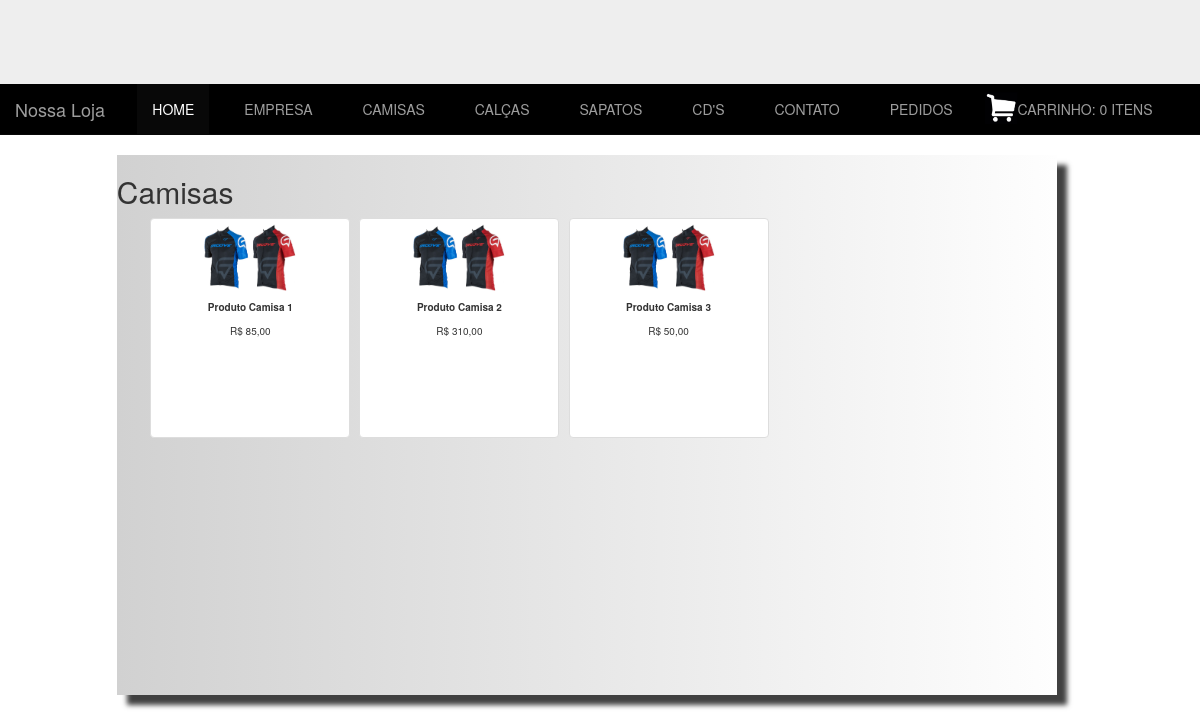
The app's page /categoria/ver/1 with its own data.
### tables this page shows
CREATE TABLE `categorias` (
  `idcategorias` int(11) NOT NULL AUTO_INCREMENT,
  `nome_categoria` varchar(45) NOT NULL,
  PRIMARY KEY (`idcategorias`)
);

CREATE TABLE `produtos` (
  `idprodutos` int(11) NOT NULL AUTO_INCREMENT,
  `nome` varchar(60) NOT NULL,
  `imagem` varchar(45) NOT NULL,
  `preco` double NOT NULL,
  `quantidade` int(11) NOT NULL,
  `descricao` text NOT NULL,
  `categoria_id` int(11) NOT NULL,
  PRIMARY KEY (`idprodutos`),
  KEY `fk_produtos_categorias_idx` (`categoria_id`) USING BTREE,
  CONSTRAINT `fk_produtos_categorias` FOREIGN KEY (`categoria_id`) REFERENCES `categorias` (`idcategorias`) ON DELETE NO ACTION ON UPDATE CASCADE
);

### core/Controller.php (called while the page is built, shortened)
<?php
class Controller {
    protected $db;
    public function __construct() {
        global $config;
        $this->db = new PDO("mysql:dbname=".$config['dbname'].";host=".$config['host'], $config['dbuser'], $config['dbpass']);
    }
    public function loadTemplate($viewName, $viewData = array()) {
        $sql = "Select * From categorias";
        $sql = $this->db->query($sql);
        $menu = array();
        if ($sql->rowCount() > 0) {
            $menu = $sql->fetchAll();
        } else {
            echo "Não Achou";
        }
        include 'views/template.php';
    }
    public function loadViewInTemplate($viewName, $viewData) {
        extract($viewData);
        include 'views/'.$viewName.'.php';
    }
}

### core/Core.php (called while the page is built, shortened)
<?php
class Core {
    public function run() {
        $url = explode('index.php', $_SERVER['PHP_SELF']);
        $url = end($url);
        $params = array();
        if (!empty($url)) {
            $url = explode('/', $url);
            array_shift($url);
            array_shift($url);
            if (isset($url[0])) {
                $currentAction = $url[0];
                array_shift($url);
            } else {
                $currentAction = 'index';
            }
            if (count($url) > 0) {
                $params = $url;
            }
        } else {
            $currentController = 'homeController';
            $currentAction = 'index';
        }
        $c = new $currentController();
        call_user_func_array(array($c, $currentAction), $params);
    }
}

### index.php (called while the page is built, shortened)
<?php
require 'config.php';
$core = new Core();
$core->run();

### config.php (called while the page is built, shortened)
<?php
$config = array();
if (ENVIRONMENT == 'development') {
    $config['dbname'] = 'sistema';
    $config['host'] = 'localhost';
    $config['dbuser'] = 'root';
    $config['dbpass'] = 'camelo69';
} else {
    $config['dbname'] = 'sistema';
    $config['host'] = 'localhost';
    $config['dbuser'] = 'root';
    $config['dbpass'] = 'camelo69';
}

### core/Model.php (called while the page is built, shortened)
<?php
class Model {
    public function __construct() {
        global $config;
        $this->db = new PDO("mysql:dbname=".$config['dbname'].";host=".$config['host'], $config['dbuser'], $config['dbpass']);
    }
}

### models/ProdutoModel.php (called while the page is built, shortened)
<?php
class ProdutoModel extends Model {
    public function listarCategoria($cat) {
        $sql = "Select * From produtos WHERE categoria_id = '$cat'";
        $sql = $this->db->query($sql);
        $produtos = array();
        if ($sql->rowCount() > 0) {
            $produtos = $sql->fetchAll();
        }
        return $produtos;
    }
}

### views/categoriaView.php (the view)
<aside class="row-fluid container container-mostra-categoria col-md-12 col-lg-12 col-sm-8 col-xs-12">
    <div class="row row-mostra-categoria">
    <h2><?php echo $categoria; ?></h2>
        <div class="col-xs-12 col-md-12 col-sm-12 div-prod-mostra">
        <?php foreach ($produtos as $produto): ?>
            <div class="thumbnail img-prod-categoria">
                <a href="/produto/ver/<?php echo $produto['idprodutos']; ?>" title="Clique para ver mais Detalhes">
                    <figure>
                        <img class="img-responsive center-block img-rounded tam-img-ver-categoria" src="/assets/images/produtos/<?php echo $produto['imagem']; ?>" />
                        <figcaption class="caption">
                            <p><strong><?php echo $produto['nome']; ?></strong></p>
                            <p><?php echo "R$ ".  number_format($produto['preco'], 2, ',', '.'); ?></p>
                        </figcaption>
                    </figure>
                </a>
            </div>
        <?php endforeach; ?>
        </div>
    </div>
</aside>

### views/template.php (shortened to what this page needs)
<!DOCTYPE html>
<html>
<head>
    <link rel="stylesheet" href="/assets/css/template.css" />
    <link rel="stylesheet" href="/assets/css/bootstrap.min.css" media="all" />
    <link rel="stylesheet" href="/assets/fonts/glyphicons-halflings-regular.ttf" media="all" />
</head>
<body>
<main>
    <header class="topo navbar-fixed-top">
    </header>
    <nav class="navbar nav navbar-inverse barra-nav nav-pills navbar-fixed-top" id="nav-menu">
        <div class="container-fluid">
          <div class="navbar-header">
            <a class="navbar-brand" href="/">Nossa Loja</a>
          </div>
          <div class="collapse navbar-collapse menu_loja" id="bs-example-navbar-collapse-1">
            <ul class="nav navbar-nav navbar-center">
                <li class="active"><a href="/">Home <span class="sr-only">(current)</span></a></li>
                <li><a href="/empresa">Empresa</a></li>
                <?php foreach($menu as $menuitem): ?>
                <li><a href="/categoria/ver/<?php echo $menuitem['idcategorias']; ?>"><?php echo $menuitem['nome_categoria']; ?></a></li>
                <?php endforeach; ?>
                <li><a href="/contato">Contato</a></li>
                <li><a href="/pedidos">Pedidos</a></li>
            </ul>
            <ul class="nav navbar-nav navbar-right">
                <li class="img-carrinho">
                    <a href="/carrinho">Carrinho: <?php echo (isset($_SESSION['carrinho'])) ? count($_SESSION['carrinho']) : 0; ?> itens</a>
                </li>
            </ul>
          </div>
        </div>
    </nav>
    <section class="row-fluid col-md-10 col-xs-12">
        <?php $this->loadViewInTemplate($viewName, $viewData); ?>
    </section>
</main>
</body>
</html>

### assets/css/template.css (style rules this page uses)
html, body { margin: 0; height: 100px; }
main { width: 100%; }
.topo { height: 100px; background-color: #EEE; }
.navbar .navbar-nav { display: inline-block; float: none; vertical-align: top; }
.navbar .navbar-collapse { text-align: center; }
#nav-menu { background-color: black; margin-top: 7%; }
.menu_loja ul { margin: 0; padding: 0; }
.menu_loja li { list-style: none; float: left; height: 50px; line-height: 50px; padding-left: 10px; padding-right: 10px; text-transform: uppercase; cursor: pointer; }
.container-mostra-categoria { width: 110%; height: 540px; position: absolute; margin-left: 10.5%; left: 10.5%; margin-top: 16%; }
.row-mostra-categoria { background: rgba(226,226,226,1); background: -moz-linear-gradient(left, rgba(226,226,226,1) 0%, rgba(209,209,209,1) 0%, rgba(254,254,254,1) 100%); background: -webkit-gradient(left top, right top, color-stop(0%, rgba(226,226,226,1)), color-stop(0%, rgba(209,209,209,1)), color-stop(100%, rgba(254,254,254,1))); background: -webkit-linear-gradient(left, rgba(226,226,226,1) 0%, rgba(209,209,209,1) 0%, rgba(254,254,254,1) 100%); background: -o-linear-gradient(left, rgba(226,226,226,1) 0%, rgba(209,209,209,1) 0%, rgba(254,254,254,1) 100%); background: -ms-linear-gradient(left, rgba(226,226,226,1) 0%, rgba(209,209,209,1) 0%, rgba(254,254,254,1) 100%); background: linear-gradient(to right, rgba(226,226,226,1) 0%, rgba(209,209,209,1) 0%, rgba(254,254,254,1) 100%); filter: progid:DXImageTransform.Microsoft.gradient( startColorstr='#e2e2e2', endColorstr='#fefefe', GradientType=1 ); box-shadow: 10px 10px 5px 0px rgba(0,0,0,0.75); width: 100%; height: 100%; }
.div-prod-mostra { padding: auto; margin-left: 1%; }
.img-prod-categoria { height: 220px; width: 200px; float: left; margin-left: 1%; }
.tam-img-ver-categoria { height: 50px; width: 110px; }
.caption p { font-size: 10px; text-align: center; }
.img-carrinho { width: 200px; background-image: url(/assets/images/carrinho1.jpg); background-size: 115px; background-repeat: no-repeat; }

### records on screen
categorias: nome_categoria "CAMISAS"
categorias: nome_categoria "CALÇAS"
categorias: nome_categoria "SAPATOS"
categorias: nome_categoria "CD'S"
produtos: imagem (picture), nome "Produto Camisa 1", preco "85,00"
produtos: imagem (picture), nome "Produto Camisa 2", preco "310,00"
produtos: imagem (picture), nome "Produto Camisa 3", preco "50,00"

### other values on screen
$categoria "Camisas"
